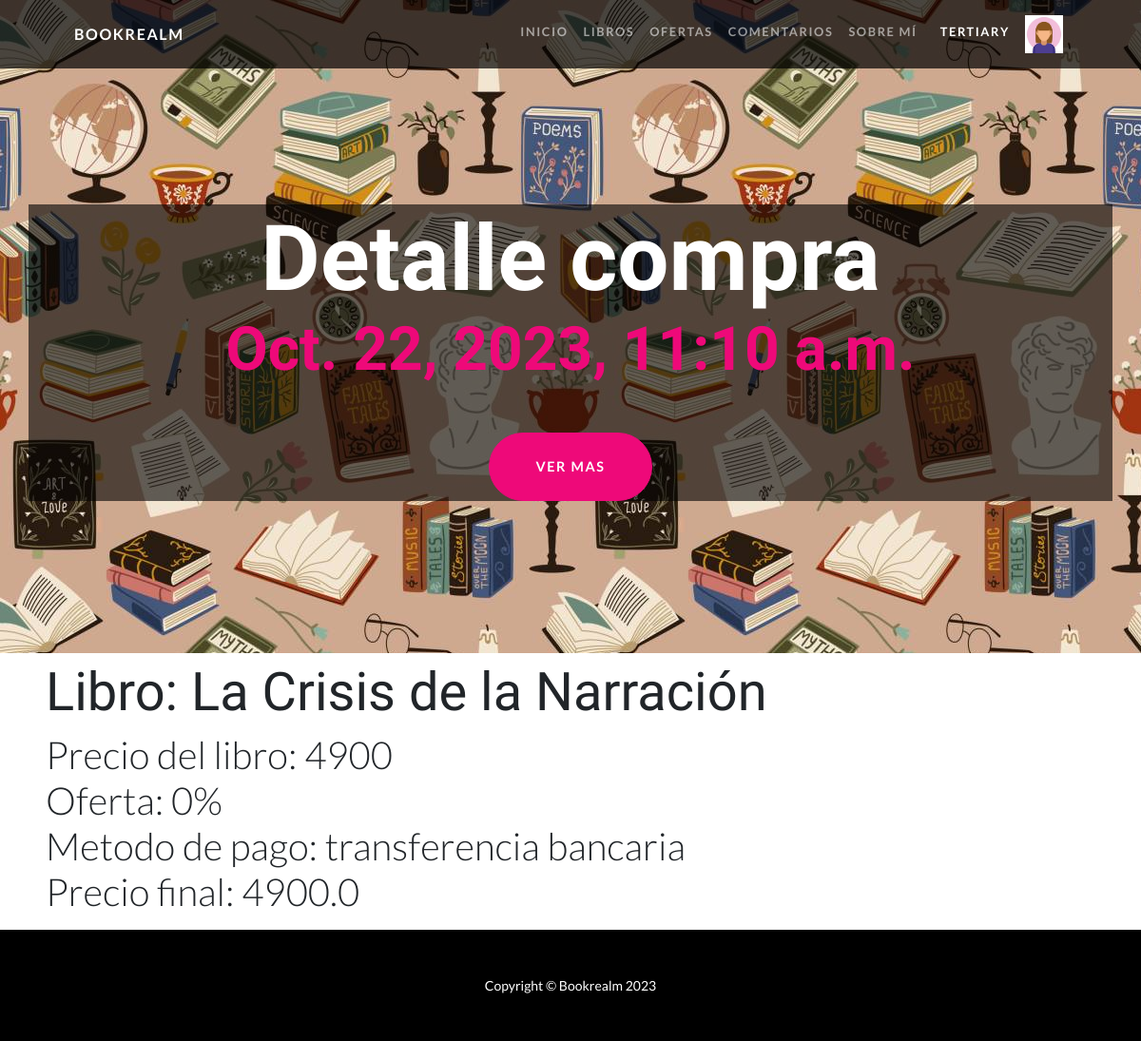
/compras/detalle-compra/2/ (signed in), run on the app's committed database.
### UsuariosApp/models.py (models this page shows)
class Avatar(models.Model):
    user = models.OneToOneField(User, on_delete=models.CASCADE, null=True, blank=True) # designar usuario
    avatar = models.ImageField(upload_to='avatares', null=True, blank=True) # designar imagen
    def __str__(self):
        return f"{settings.MEDIA_URL}{self.avatar}"

### ComprasApp/models.py (models this page shows, shortened)
class Compra(models.Model):
    usuario = models.ForeignKey(User, on_delete=models.CASCADE) # quien realiza la compra
    libro = models.ForeignKey(Libro, on_delete=models.CASCADE) # qué compra
    precio = models.CharField(max_length=10, null=True, blank=True) # precio final
    oferta = models.CharField(max_length=5, null=True, blank=True) # mostar si hubo o no ofertar al momento de la compra
    pago = models.CharField(max_length=50) # con qué paga
    fecha = models.DateTimeField(default=timezone.now) # cuándo se realizó la compra

### LibrosApp/models.py (models this page shows)
class Libro(models.Model):
    titulo = models.CharField(max_length=200)
    autor = models.CharField(max_length=100)
    editorial = models.CharField(max_length=100)
    stock = models.IntegerField()
    precio = models.CharField(max_length=10)
    oferta = models.CharField(max_length=5)
    def __str__(self):  # renombrar objetos
        return f"{self.titulo}"

### ComprasApp/views.py (the view)
# urls.py: path('detalle-compra/<int:pk>/', views.detalle_compra, name="DetalleCompra")
@login_required
def detalle_compra(request, pk):
    compra = Compra.objects.get(id = pk)
    libros = Libro.objects.all()
    var_usuario = request.user
    if var_usuario.is_authenticated:
        pasaje_variables = {
            "compra":compra,
            "libros":libros
        }
        return render(request, "Compras/compra_detalle.html", pasaje_variables)

### BookrealmApp/context_processors.py (called while the page is built)
def custom_user(request):
    context = auth(request)
    user = context['user']
    if user.is_authenticated:
        avatar = Avatar.objects.filter(user=request.user.id)
        cant = len(avatar)
        if cant > 0:
            context['user_avatar'] = avatar[cant-1]
        else:
            context['user_avatar'] = ""
    return context

### ComprasApp/templates/Compras/compra_detalle.html (shortened to what this page needs)
{% extends "Bookrealm/padre.html" %}
{% load static %}
{% block titulo %}
<h1 class="masthead-heading mb-0">Detalle compra</h1>
<h2 class="masthead-subheading mb-0" style="color:#ee0979;">{{compra.fecha}}</h2>
<a class="btn btn-primary btn-xl rounded-pill mt-5" href="#scroll">Ver mas</a>
{% endblock titulo %}
{% block cambia %}
<section id="scroll">
    <h1 class="display-4 ms-5 mt-2" style="padding: 0px;">
        Libro: {{compra.libro}}
    </h1>
    <p class="display-6 ms-5" style="padding: 0px;">
        {% for l in libros %}
            {% if compra.libro == l %}
                Precio del libro: {{l.precio}}
                <br>
                Oferta: {{compra.oferta}}
                <br>
                Metodo de pago: {{compra.pago}}
                <br>
                Precio final: {{compra.precio}}
                <br>
            {% endif%}
        {% endfor %}
    </p>
</section>
{% endblock cambia%}

### BookrealmApp/templates/Bookrealm/padre.html (shortened to what this page needs)
<!DOCTYPE html>
{% load static %}
<html lang="en">
<head>
    <link href="{% static 'Bookrealm/css/styles.css' %}" rel="stylesheet" />
</head>
<body id="page-top">
    <nav class="navbar navbar-expand-lg navbar-dark navbar-custom fixed-top">
        <div class="container px-5">
            <a class="navbar-brand" href="#page-top">
                Bookrealm
            </a>
            <div class="collapse navbar-collapse" id="navbarResponsive">
                <ul class="navbar-nav ms-auto">
                    <li class="nav-item">
                        <a class="nav-link" href="{% url 'PagInicio' %}"> Inicio </a>
                    </li>
                    <li class="nav-item">
                        <a class="nav-link" href="{% url 'PagLibros' %}"> Libros </a>
                    </li>
                    <li class="nav-item">
                        <a class="nav-link" href="{% url 'PagOfertas' %}"> Ofertas </a>
                    </li>
                    <li class="nav-item">
                        <a class="nav-link" href="{% url 'PagComent' %}"> Comentarios </a>
                    </li>
                    <li class="nav-item">
                        <a class="nav-link" href="{% url 'PagAbout' %}"> Sobre m&iacute; </a>
                    </li>
                    <li class="nav-item px-1 ps-2">
                        {% if request.user.is_authenticated and request.user.is_superuser or request.user.is_staff %}
                            <a class="nav-link active" href="{% url 'PagUsuario' %}"> <u> {{user.username}} </u> </a>
                        {% else %}
                            <a class="nav-link active" href="{% url 'PagUsuario' %}"> {{user.username}} </a>
                        {% endif %}
                    </li>
                    {% if request.user.is_authenticated %}
                        {% if user_avatar %}
                            <li class="nav-item px-1">
                                <img src="{{user_avatar}}" alt="..." style="height:40px; width: 40px;"/>
                            </li>
                        {% endif %}
                    {% endif %}
                </ul>
            </div>
        </div>
    </nav>
    <header class="masthead text-center text-white bg-header ">
        <div class="masthead-content ">
            <div class="container px-5 bg-title">
                {% block titulo %}
                {% endblock titulo %}
            </div>
        </div>
    </header>
    {% block cambia %}
    {% endblock cambia %}
    <footer class="py-5 bg-black">
        <div class="container px-5">
            <p class="m-0 text-center text-white small">
                Copyright &copy; Bookrealm 2023
            </p>
        </div>
    </footer>
</body>
</html>

### data on the page
Avatar: avatar (picture)
Compra: fecha "Oct. 22, 2023, 11:10 a.m.", libro "La Crisis de la Narración", oferta "0%", pago "transferencia bancaria", precio "4900.0"
Libro: precio "4900"

### other printed values
{{ user.username }} "TERTIARY"
